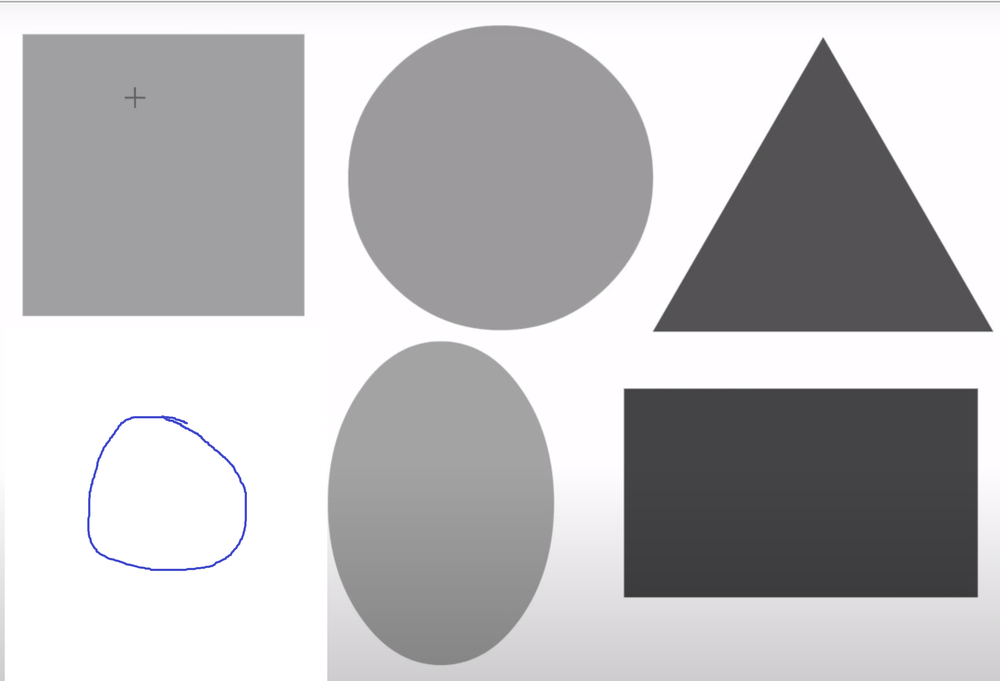
#> input picture PythonExp/shapesdraw.png, 1000 x 681 px, shrunk from 2325 x 1584 before the run
$ python shapedetect.py
#> lines starting #> are read from the running program, lines starting #| are printed output that depends on the picture; after the words box and inside, x2 and y2 are one past the last pixel; in counts of white or black regions, pixels touching at a corner belong together
import cv2 as cv
import numpy as np
import math

def createMask( cnt, mask):
  # print("Creating mask ...")
  cv.drawContours(mask, [cnt], -1, 0, 5)

# [8 lines of commented-out code are left out]

imagem = cv.imread("shapesdraw.png", cv.IMREAD_COLOR)
#> imagem is the input picture: shape (681, 1000, 3); mean B, G, R 188.3, 186.5, 187.8
img = imagem.copy()
imgray = cv.cvtColor(imagem, cv.COLOR_BGR2GRAY)
_, threshold = cv.threshold(imgray, 200, 255, cv.THRESH_BINARY)
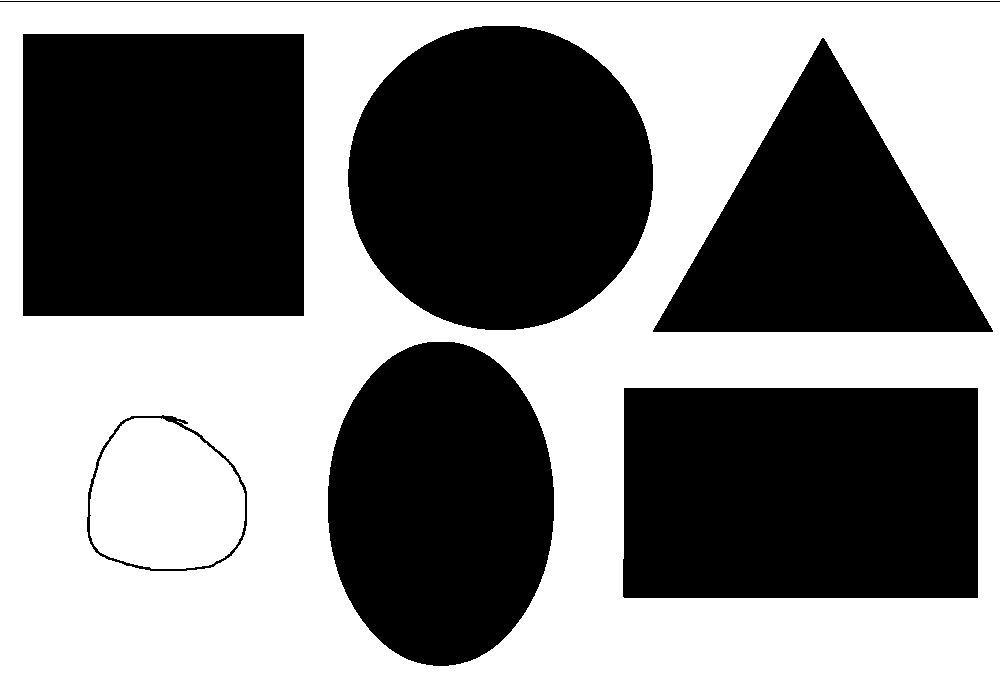
#> threshold: shape (681, 1000); 50.5% white; 7 black regions, largest, box (x1, y1, x2, y2) and area: (23, 34, 304, 316) 79242, (623, 388, 978, 598) 74378, (348, 26, 653, 330) 73137

# invert the image
threshold = cv.bitwise_not(threshold)
#> threshold: shape (681, 1000); 49.5% white; 7 white regions
contours, _ = cv.findContours(threshold, cv.RETR_LIST, cv.CHAIN_APPROX_NONE)
#> contours = 10 contours, 3 with area under 20; largest, box (x1, y1, x2, y2) and area: (23, 34, 304, 316) 78680, (623, 388, 978, 598) 73815, (348, 26, 653, 330) 72706, (328, 342, 554, 666) 57455, (653, 38, 993, 332) 49973, (87, 415, 247, 571) 19838, (89, 417, 246, 570) 18984

for cnt in contours:
    approx = cv.approxPolyDP(cnt,0.01*cv.arcLength(cnt,True),True)
    # print("length: ",len(approx))
    if len(approx)==5:
        # print("pentagon")
        cv.drawContours(img,[cnt],0,(0,0,0),-1)
    elif len(approx)==3:
        # print("triangle")
        cv.drawContours(img,[cnt],0,(0,255,0),-1)
    elif len(approx)==4:
        # print("square")
        cv.drawContours(img,[cnt],0,(255, 255,0),-1)
    elif len(approx) == 9:
        # print("half-circle")
        cv.drawContours(img,[cnt],0,(255,0,255),-1)
    elif len(approx) > 15:
        # print("circle: length: ", len(approx))
        cv.drawContours(img,[cnt],0,(255,0,255),-1)
    elif len(approx) > 6 and len(approx) < 15:
        # print("ellipse: length: ", len(approx))
        cv.drawContours(img,[cnt],0,(0,255,255),-1)
#> this loop made 10 passes
#> approx on passes 5, 7, 8, 10: [[624, 388], [624, 597], [977, 597], [977, 388]], [[653, 330], [992, 331], [823, 38]], [[23, 34], [23, 315], [303, 315], [303, 34]], [[0, 1], [999, 1]]

# for i in range(len(contours)):
#   print("Contour",i,(0,0,255))
#   cv.drawContours(img, contours, i, (0,0,255), 10)
cv.drawContours(img, contours, -1, (0,0,255), 5, cv.LINE_8)
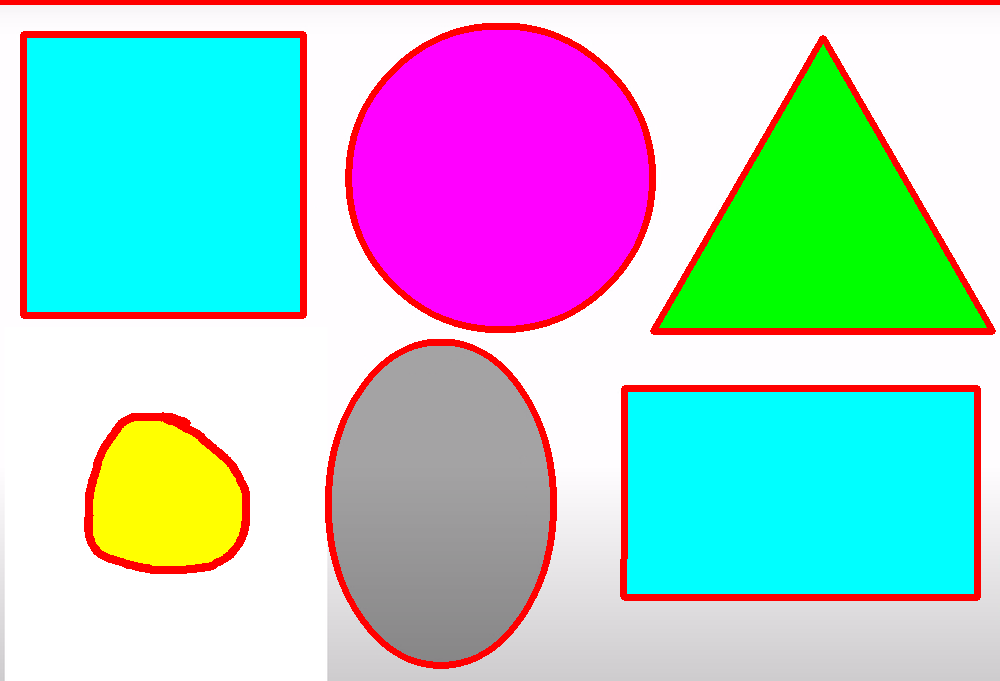
#> img: shape (681, 1000, 3); mean B, G, R 203.5, 200.8, 172.2

# cv.imwrite("shapesdetected.png", img)
# print("Contour image type", img.dtype)


# Remove the circles.

# Initialize a mask to ones.
mask = np.ones(img.shape[:2], dtype="uint8") * 255
circles = []
for cnt in contours:
    approx = cv.approxPolyDP(cnt,0.01*cv.arcLength(cnt,True),True)

    # Remove ellipse
    if len(approx) > 6 and len(approx) < 15:
      cv.drawContours(mask,[cnt],0,(0,255,255),-1)
      createMask(cnt, mask)
      moment = cv.moments(cnt)
      cx = int(moment['m10']/moment['m00'])
      cy = int(moment['m01']/moment['m00'])
      center = cx,cy
      # print("Center: ", center)
      peri = cv.arcLength(cnt, True)
      radius = peri/(2*math.pi)
      # print("Radius: ", radius)
      circles.append([center,radius])
#> this loop made 10 passes
#> (cx, cy, peri, radius) on passes 3 to 4: (164, 498, 527.4, 83.95), (164, 497, 550, 87.54)
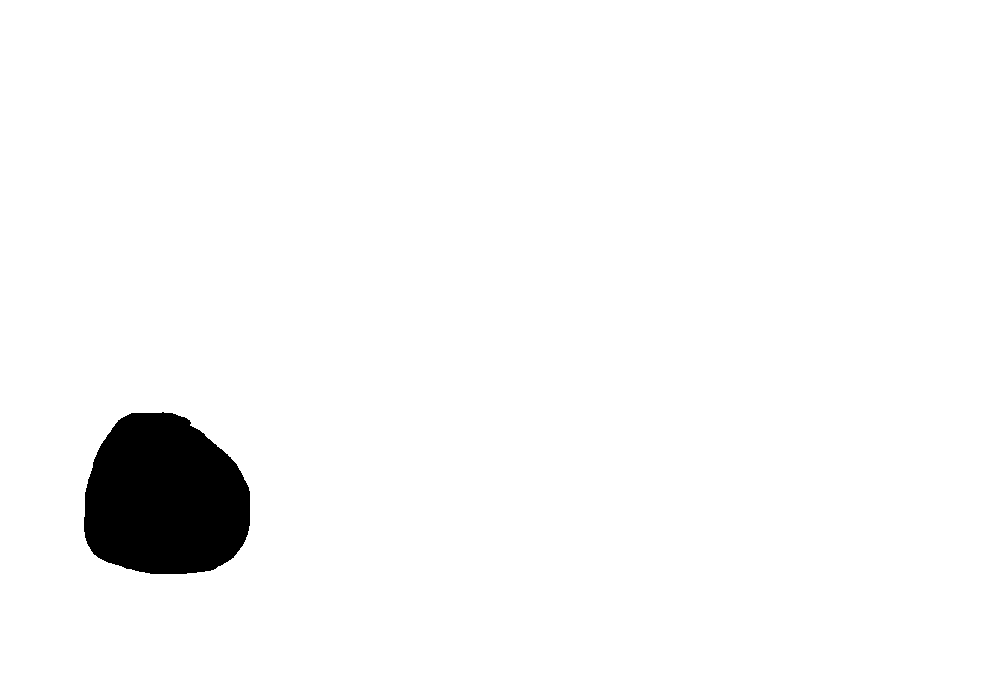
#> mask: shape (681, 1000); 96.8% white; 1 black region, box (x1, y1, x2, y2) and area: (84, 412, 250, 574) 21607
#> after the loop, circles = [[(164, 498), 83.95], [(164, 497), 87.54]]

# print("Circles are: ", circles)


# invert the mask
mask = cv.bitwise_not(mask)
# cv.imwrite("mask.png", mask)

mask = cv.cvtColor(mask, cv.COLOR_GRAY2BGR)
mask = img + mask
combined = mask

# cv.imwrite("combined.png", mask)

mask2 = cv.cvtColor(mask, cv.COLOR_BGR2GRAY)
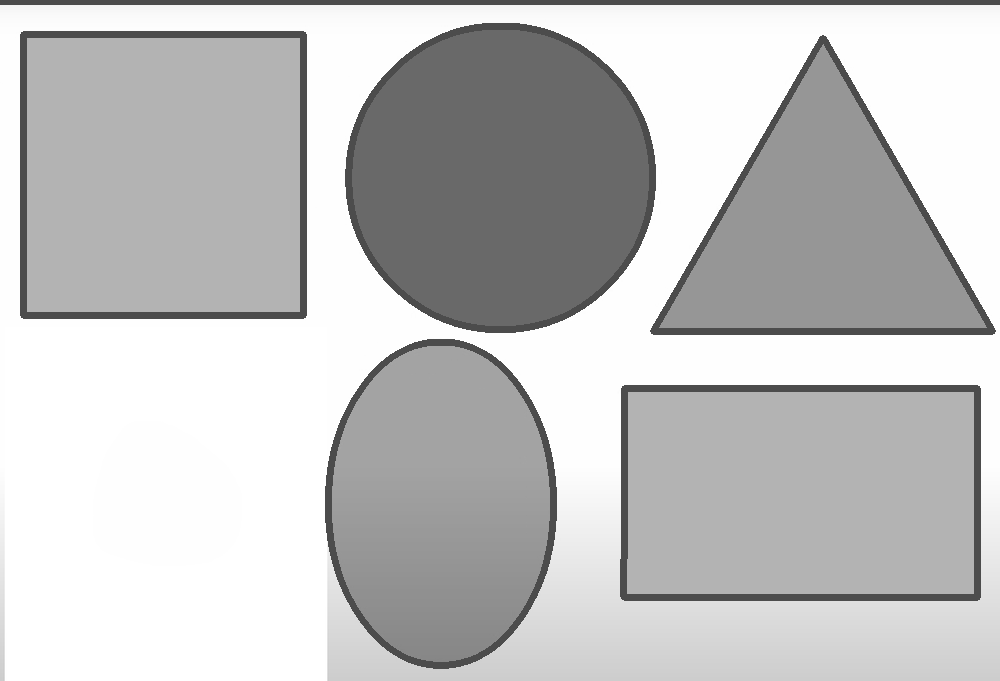
#> mask2: shape (681, 1000); min 76, max 255, mean 194.4
img = cv.bitwise_and(img, img, mask=mask2)
# [6 lines of commented-out code are left out]

cv.circle(combined, center, int(radius), (0,0,255), 5)
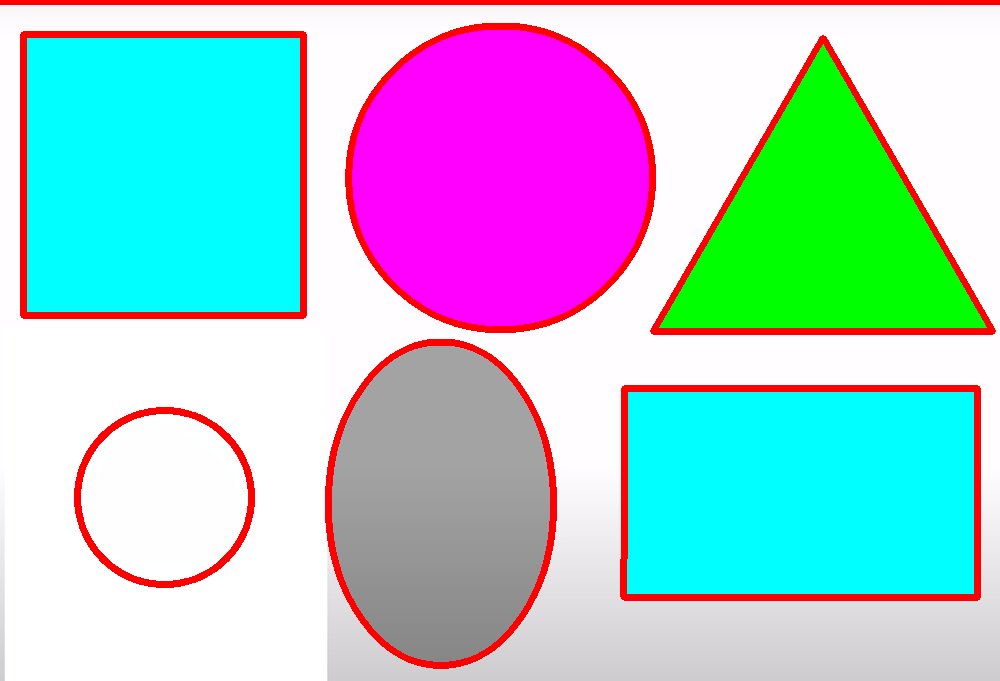
#> combined: shape (681, 1000, 3); mean B, G, R 210.2, 200.9, 172.1

for circle in circles:
  cv.circle(combined, circle[0], int(circle[1]), (0,0,255), 5)
#> this loop made 2 passes
#> circle on passes 1 to 2: [(164, 498), 83.95], [(164, 497), 87.54]
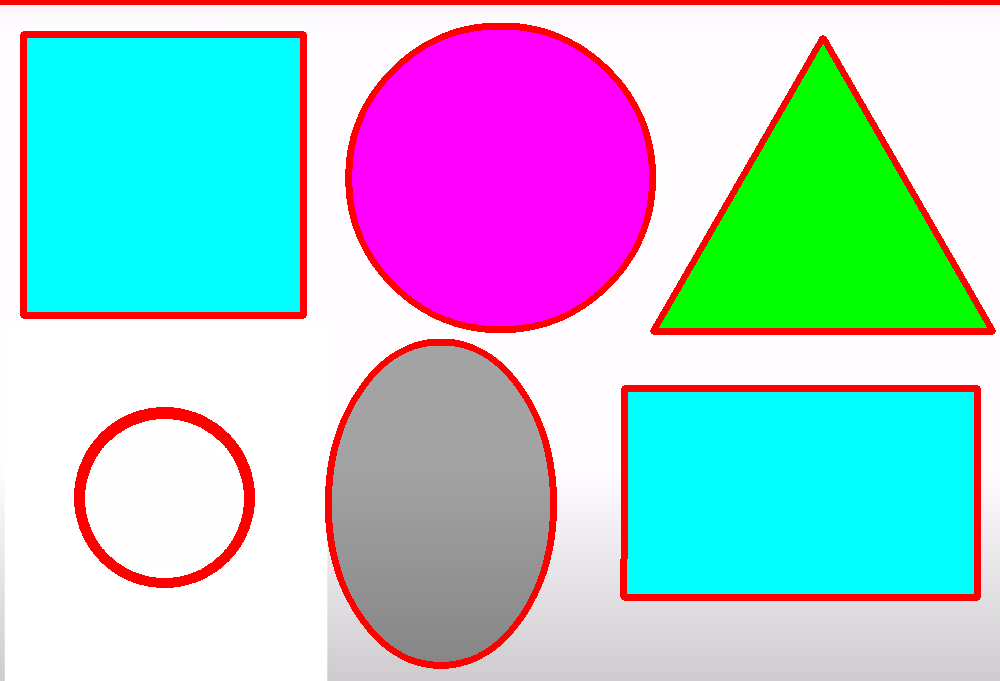
#> combined: shape (681, 1000, 3); 0.3% of pixels changed, all inside (x1, y1, x2, y2) = (81, 414, 248, 581)


cv.imwrite("addedcircle.png", combined)
